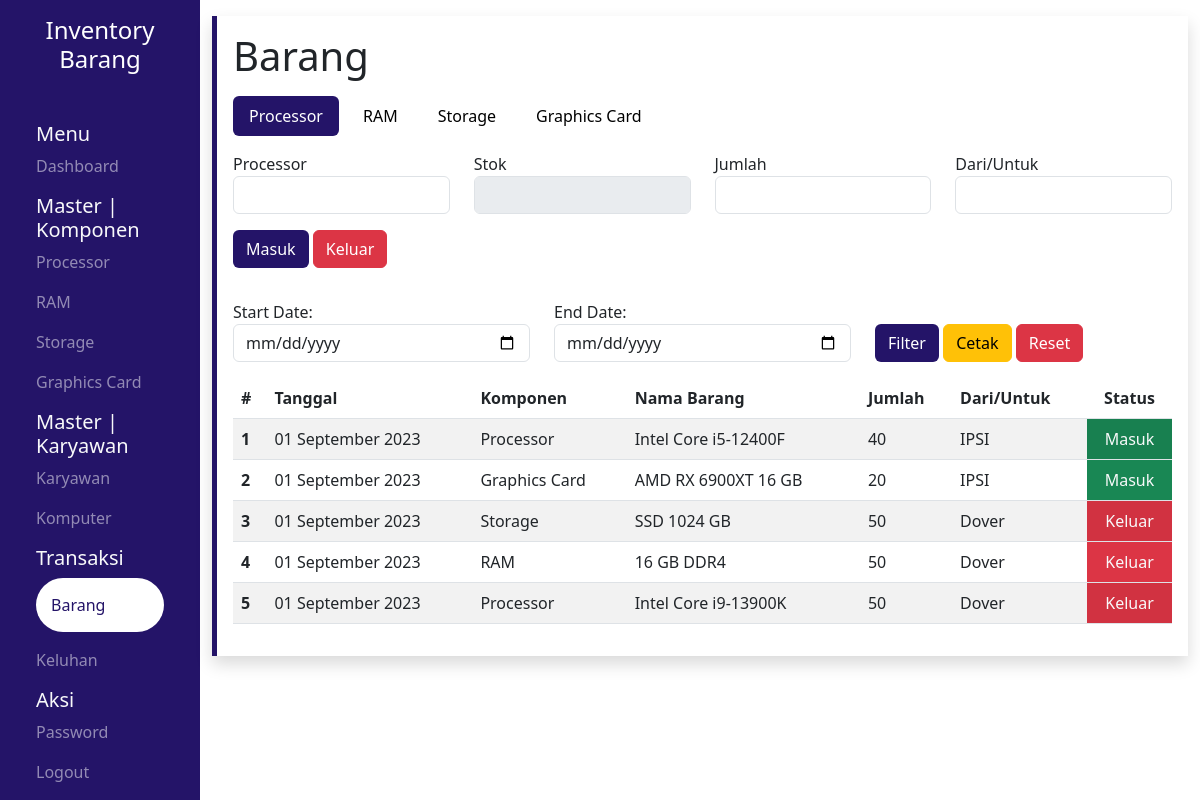
The app's page /pages/barang/index.php (signed in), older data.
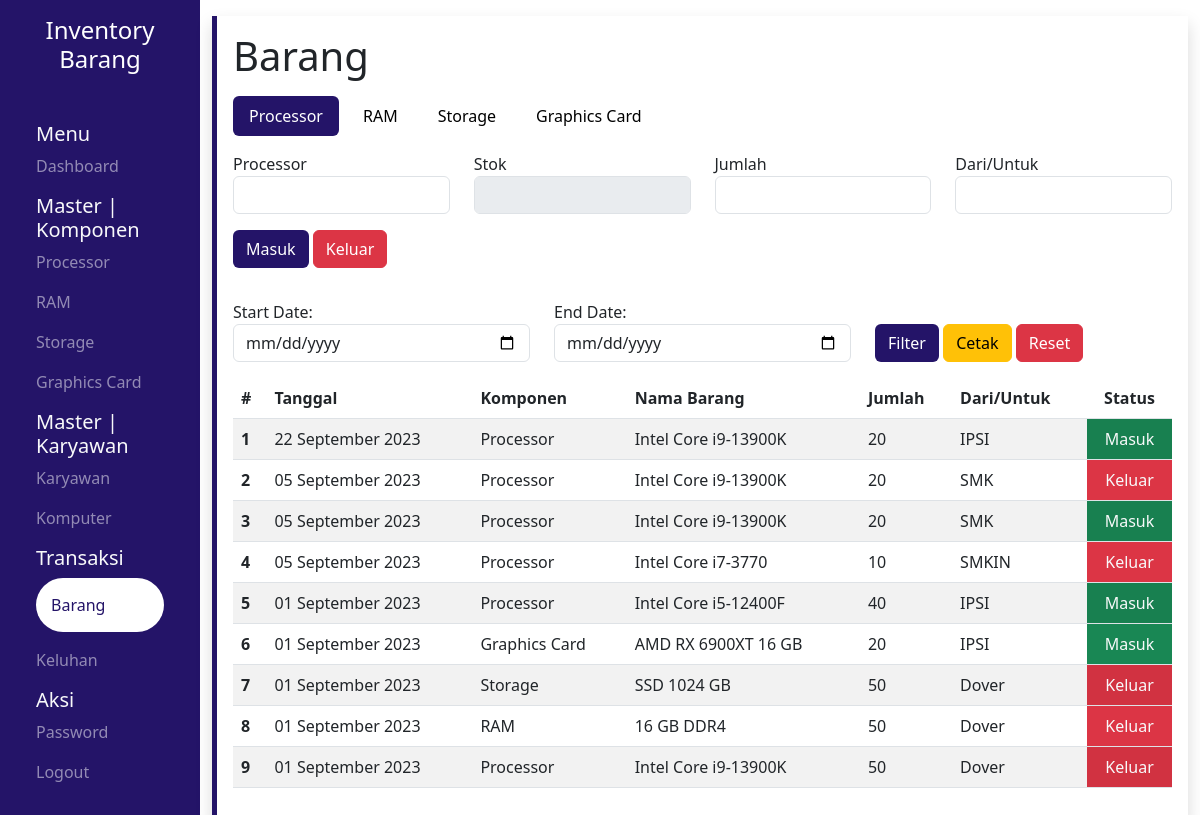
The same page, newer data.
### tables this page shows
CREATE TABLE `barang` (
  `id` int(11) NOT NULL,
  `tanggal` datetime NOT NULL,
  `komponen` varchar(25) NOT NULL,
  `nama_komponen` varchar(25) NOT NULL,
  `jumlah` int(11) NOT NULL,
  `perusahaan` varchar(25) NOT NULL,
  `status` varchar(25) NOT NULL
);

### pages/barang/index.php (the view, shortened to what this page needs)
<?php
include "../src/config/connect.php";
$query_barang = "SELECT * FROM barang ORDER BY tanggal DESC";
$result_barang = mysqli_query($conn, $query_barang);
include "../src/function/filterData.php";
?>
<!DOCTYPE html>
<html lang="en">
<head>
    <link rel="stylesheet" href="../src/css/global.css">
    <?php include '../src/library/bootstrap.php' ?>
    <?php include '../src/library/datatables.php' ?>
    <?php include '../src/library/sweetalert.php' ?>
</head>
<body>
    <div class="container-fluid">
        <div class="row vh-100">
            <section class="col-md-2 sidebar text-light">
                <a href="../../">
                    <div class="text-center my-3 mb-5">
                        <h4>Inventory Barang</h4>
                    </div>
                </a>
                <div class="mx-4">
                    <h5>Menu</h5>
                    <a href="../dashboard/">
                        <p class="opacity">Dashboard</p>
                    </a>
                </div>
                <div class="mx-4">
                    <h5>Master | Komponen</h5>
                    <a href="../processor/">
                        <p class="opacity">Processor</p>
                    </a>
                    <a href="../ram/">
                        <p class="opacity">RAM</p>
                    </a>
                    <a href="../storage/">
                        <p class="opacity">Storage</p>
                    </a>
                    <a href="../vga/">
                        <p class="opacity">Graphics Card</p>
                    </a>
                </div>
                <div class="mx-4">
                    <h5>Master | Karyawan</h5>
                    <a href="../karyawan/">
                        <p class="opacity">Karyawan</p>
                        <a href="../komputer/">
                            <p class="opacity">Komputer</p>
                        </a>
                    </a>
                </div>
                <div class="mx-4">
                    <h5>Transaksi</h5>
                    <a href="../barang/">
                        <p class="opacity-100 aktif rounded-pill">Barang</p>
                    </a>
                    <a href="../keluhan/">
                        <p class="opacity">Keluhan</p>
                    </a>
                </div>
                <div class="mx-4">
                    <h5>Aksi</h5>
                    <a href="../password/">
                        <p class="opacity">Password</p>
                    </a>
                    <a href="../../logout.php">
                        <p class="opacity">Logout</p>
                    </a>
                </div>
            </section>
            <section class="col-md-10 content">
                <div class="wrapper shadow p-3 my-3 left">
                    <h1>Barang</h1>
                    <nav class="my-3">
                        <ul class="nav nav-pills mb-3 gap-2" id="pills-tab" role="tablist">
                            <li class="nav-item" role="presentation">
                                <button class="nav-link active" id="pills-processor-tab" data-bs-toggle="pill" data-bs-target="#pills-processor" type="button" role="tab" aria-controls="pills-processor" aria-selected="false">Processor</button>
                            </li>
                            <li class="nav-item" role="presentation">
                                <button class="nav-link" id="pills-ram-tab" data-bs-toggle="pill" data-bs-target="#pills-ram" type="button" role="tab" aria-controls="pills-ram" aria-selected="false">RAM</button>
                            </li>
                            <li class="nav-item" role="presentation">
                                <button class="nav-link" id="pills-storage-tab" data-bs-toggle="pill" data-bs-target="#pills-storage" type="button" role="tab" aria-controls="pills-storage" aria-selected="false">Storage</button>
                            </li>
                            <li class="nav-item" role="presentation">
                                <button class="nav-link" id="pills-vga-tab" data-bs-toggle="pill" data-bs-target="#pills-vga" type="button" role="tab" aria-controls="pills-vga" aria-selected="false">Graphics Card</button>
                            </li>
                        </ul>
                        <div class="tab-content" id="pills-tabContent">
                            <div class="tab-pane show active" id="pills-processor" role="tabpanel" aria-labelledby="pills-processor-tab" tabindex="0">
                                <div class="">
                                    <form action="" method="POST">
                                        <div class="row">
                                            <div class="col">
                                                <label for="processor">Processor</label>
                                                <input class="form-control" type="text" name="processor_input" id="processor_input" list="list_processor" autocomplete="off" required>
                                            </div>
                                            <div class="col">
                                                <label for="stok">Stok</label>
                                                <input type="text" class="form-control" name="stok_input_processor" id="stok_input_processor" disabled readonly>
                                            </div>
                                            <div class="col">
                                                <label for="jumlah">Jumlah</label>
                                                <input type="number" class="form-control" name="jumlah" id="" autocomplete="off" required>
                                            </div>
                                            <div class="col">
                                                <label for="perusahaan">Dari/Untuk</label>
                                                <input type="text" class="form-control" name="perusahaan" id="" autocomplete="off" required>
                                            </div>
                                        </div>
                                        <button class="btn ungu my-3" name="tambahProcessor">Masuk</button>
                                        <button class="btn btn-danger my-3" name="kurangProcessor">Keluar</button>
                                    </form>
                                </div>
                            </div>
                        </div>
                    </nav>
                    <form action="" method="POST" id="myForm">
                        <div class="row mb-3">
                            <div class="col">
                                <label for="startDate">Start Date:</label>
                                <input type="date" class="form-control" name="startdate">
                            </div>
                            <div class="col">
                                <label for="endDate">End Date:</label>
                                <input type="date" class="form-control" name="enddate">
                            </div>
                            <div class="col">
                                <br>
                                <button class="btn ungu" name="filter" onclick="setFormAction('')">Filter</button>
                                <button class="btn btn-warning" name="print" onclick="setFormAction('print.php')">Cetak</button>
                                <button class="btn btn-danger" name="reset" onclick="refreshPage()">Reset</button>
                            </div>
                        </div>
                    </form>
                    <table id="myTable" class="table table-striped display">
                        <thead>
                            <tr>
                                <th scope="col">#</th>
                                <th scope="col">Tanggal</th>
                                <th scope="col">Komponen</th>
                                <th scope="col">Nama Barang</th>
                                <th scope="col">Jumlah</th>
                                <th scope="col">Dari/Untuk</th>
                                <th class="text-center" scope="col">Status</th>
                            </tr>
                        </thead>
                        <tbody>
                            <?php $no = 1 ?>
                            <?php while ($result = mysqli_fetch_array($result_barang)) : ?>
                                <tr>
                                    <th scope="row"><?= $no++ ?></th>
                                    <td><?= date('d F Y', strtotime($result["tanggal"])) ?></td>
                                    <td><?= $result["komponen"] ?></td>
                                    <td><?= $result["nama_komponen"] ?></td>
                                    <td><?= $result['jumlah'] ?></td>
                                    <td><?= $result['perusahaan'] ?></td>
                                    <td class="<?php echo ($result['status'] === 'Masuk') ? 'bg-success text-light text-center' : 'bg-danger text-light text-center'; ?>">
                                        <?php echo $result['status']; ?>
                                    </td>
                                </tr>
                            <?php endwhile; ?>
                        </tbody>
                    </table>
                </div>
            </section>
        </div>
    </div>
</body>
</html>

### pages/src/library/bootstrap.php (shortened to what this page needs)
<link rel="stylesheet" href="https://cdn.jsdelivr.net/npm/bootstrap@5.3.1/dist/css/bootstrap.min.css">
<link href="https://cdnjs.cloudflare.com/ajax/libs/twitter-bootstrap/5.3.0/css/bootstrap.min.css" rel="stylesheet">

### pages/src/library/datatables.php (shortened to what this page needs)
<link href="https://cdn.datatables.net/v/bs5/jq-3.7.0/dt-1.13.6/datatables.min.css" rel="stylesheet">

### pages/src/library/sweetalert.php (shortened to what this page needs)
<link href="https://cdn.jsdelivr.net/npm/sweetalert2@11.7.20/dist/sweetalert2.min.css" rel="stylesheet">

### pages/src/css/global.css (style rules this page uses)
body { overflow-x: hidden; }
a { text-decoration: none !important; color: #fff !important; }
.aktif { background-color: #fff; color: #241468; padding: 15px; }
.ungu { background-color: #241468 !important; color: #fff !important; }
.opacity { opacity: 0.5; }
.sidebar { background-color: #241468 !important; }
.left { border-left: 5px solid #241468 !important; }
.nav-pills .nav-item .nav-link { color: black; }
.nav-pills .nav-item .nav-link.active { color: #fff; background-color: #241468; }

Row changes from the older to the newer data that the page shows:
added barang: tanggal "22 September 2023", komponen "Processor", nama_komponen "Intel Core i9-13900K", jumlah "20", perusahaan "IPSI", status "Masuk"
added barang: tanggal "05 September 2023", komponen "Processor", nama_komponen "Intel Core i9-13900K", jumlah "20", perusahaan "SMK", status "Keluar"
added barang: tanggal "05 September 2023", komponen "Processor", nama_komponen "Intel Core i9-13900K", jumlah "20", perusahaan "SMK", status "Masuk"
added barang: tanggal "05 September 2023", komponen "Processor", nama_komponen "Intel Core i7-3770", jumlah "10", perusahaan "SMKIN", status "Keluar"
